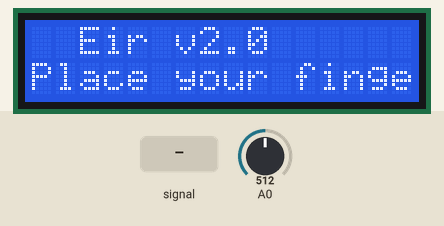
Bench run of a sketch on a simulated Arduino Uno, built with avr-gcc and run on an emulated ATmega328P. Parts: 16×2 character LCD. Inputs (shaded band) come from the test bench; at power-on: A0 = 512.

Above: at 1.1 s.
5.3 s: A0 fed a 1000 Hz sine of ±255 counts around its level
At 5.66 s:
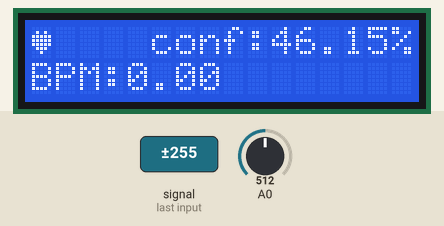
7.0 s: A0 set to 716
At 8.0 s:
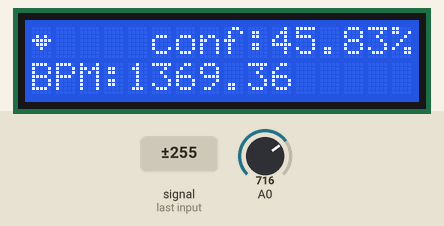
8.5 s: A0 set to 706
At 9.1 s:
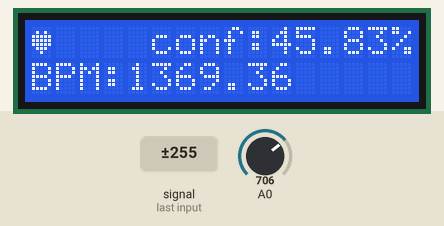
10.0 s: A0 set to 900
At 10.3 s:
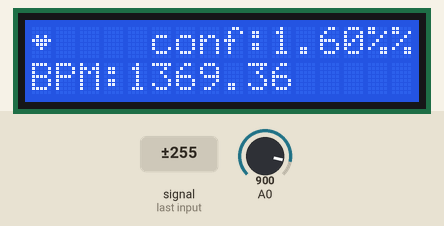
Timing chart, 0 to 12.5 s (numbered marks = the images above; inputs shaded):
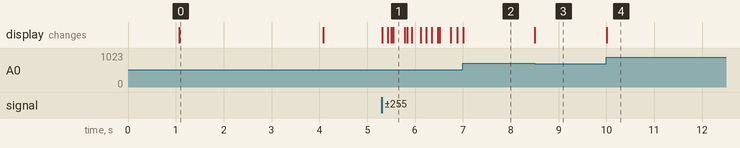

Measured:
- the behaviour switches between 716 and 715 on A0 (found by bisection; images 2 and 3)
- after the input at 5.3 s, the display: first changes at once (image 1 shows a later state)
- after the input at 8.5 s, the display: changes at once (image 3)
- after the input at 10.0 s, the display: changes at once (image 4)
- what the display in image 0 shows lasts 3.0 s, from 1.1 s to 4.1 s

The sketch:

Oximeter.ino
```cpp
#include <LiquidCrystal.h>

#define alpha 0.2
#define alpha2 0.05

#define n 200

const int rs = 9, en = 7, d4 = 6, d5 = 4, d6 = 3, d7 = 2;
LiquidCrystal lcd(rs, en, d4, d5, d6, d7);

int data[n];

byte bheart[8] = {
  0b00000,
  0b01010,
  0b11111,
  0b11111,
  0b11111,
  0b01110,
  0b00100,
  0b00000
};

byte sheart[8] = {
  0b00000,
  0b00000,
  0b01010,
  0b11111,
  0b01110,
  0b00100,
  0b00000,
  0b00000
};


void setup()
{
  pinMode(A0, INPUT_PULLUP);
  Serial.begin(38400);

  lcd.begin(16, 2);

  for (int i = 0; i < n; i++)
    data[i] = 0;

  lcd.createChar(0, bheart);
  lcd.createChar(1, sheart);
lcd.clear();
  delay(1000);

  lcd.setCursor(0, 0);
  lcd.print("  Eir v2.0");

  lcd.setCursor(0, 1);
  lcd.print("Place your finger");

  delay(3000);

  lcd.clear();
}

float x, y, raw, sum = 0, avg = 0, braw = 0.0, max = 0, bpm = 0.0, lavg = 0.0, conf, lbpm;
int idx = 0;
int f = 1, ct = 0;
long ls = 0, ps = 0, cs = 0;


void loop()
{

  float bpmavg = 0;
  int zt = 0;

  for (int i = 1; i < 12;)
  {

    braw = calRaw();

    if (braw > 2 && f)
    {
      ps = millis() - ls;
      ls = millis();
      f = 0;
      i++;
      bpmavg += bpm;
      bpm = (1000.0 / ps) * 60;
      ct++;


      lcd.setCursor(0, 0);
      lcd.write(byte(1));


      conf = abs((1 - ((abs(lbpm - bpm) / lbpm))) * 100);

      lbpm=bpm;
      lcd.setCursor(5, 0);
      lcd.print("conf:");
      lcd.print(conf);
      lcd.print("%");

      lcd.setCursor(0, 1);
      lcd.print("BPM:");
      lcd.print(lavg);

    }

    else if (braw < -0.5)
    {
      f = 1;
      lcd.setCursor(0, 0);
      lcd.write(byte(0));
    }


    if (millis() - cs >= 60000)
    {
      zt = ct;
      ct = 0;
      cs = millis();
    }

  }

  lavg = bpmavg / 11;


}

float calRaw()
{
  raw = analogRead(A0);
  x  = alpha * raw + (1 - alpha) * x;
  y  = alpha2 * x + (1 - alpha2) * y;

  sum -= data[idx];
  data[idx] = raw;
  sum += raw;

  idx = (idx + 1) % n;

  avg = sum / n;

  return (y - avg);
}
```
